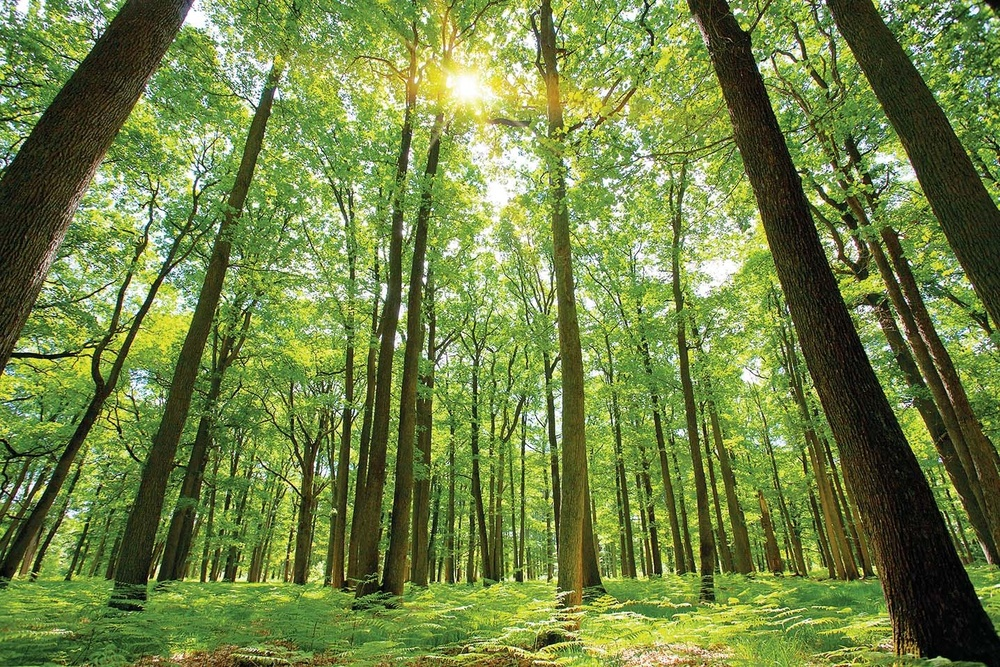
#> input picture 5.1/forest.jpg, 1000 x 667 px, shrunk from 1435 x 957 before the run, found by its file name
$ python image_open.py
#> lines starting #> are read from the running program, lines starting #| are printed output that depends on the picture
from PIL import Image

tolerance = 140

def is_green(r,g,b):
    if 0 <= r <= 25 and 255-tolerance <= g <= 255 and 0 <= b <= 25:
        return True
    else:
        return False

def colour(r,g,b):
    if 255-tolerance <= r <= 255 and 0 <= g <= tolerance and 0 <= b <= tolerance:
        return "red"
    elif 0 <= r <= tolerance and 255-tolerance <= g <= 255 and 0 <= b <= tolerance:
        return "green"
    elif 0 <= r <= tolerance and 0 <= g <= tolerance and 255-tolerance <= b <= 255:
        return "blue"
    elif 255-tolerance <= r <= 255 and 255-tolerance <= g <= 255 and 255-tolerance <= b <= 255:
        return "white"
    elif 0 <= r <= tolerance and 0 <= g <= tolerance and 0 <= b <= tolerance:
        return "black"
    elif 255-tolerance <= r <= 255 and 255-tolerance <= g <= 255 and 0 <= b <= tolerance:
        return "yellow"
    elif 255-tolerance <= r <= 255 and 0 <= g <= tolerance and 255-tolerance <= b <= 255:
        return "magenta"
    elif 0 <= r <= tolerance and  g > 0 and 0 <= b <= tolerance:
        return "dark green"
image_kid = Image.open("./5.1/forest.jpg").load()
image_beach = Image.open("./5.1/mugshot.jpg").load()
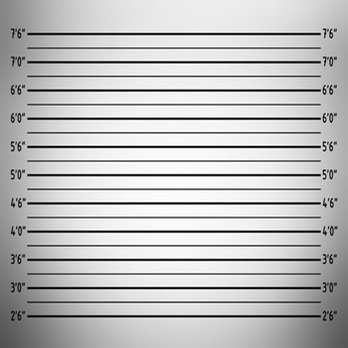
#> input picture 5.1/mugshot.jpg, 348 x 348 px, shrunk from 500 x 500 before the run, found by its file name

image_output = Image.open("./5.1/forest.jpg")
#> image_output is the input picture: PIL image 1000x667 RGB; mean R, G, B 112.5, 131.3, 68.1

width = image_output.width
#> width = 1000
height = image_output.height
#> height = 667


for x in range(width):
    for y in range(height):
        r = image_kid[x,y][0]
        g = image_kid[x,y][1]
        b = image_kid[x,y][2]

        beach_colour = (int(r*2), g, int(b*2))
        if colour(r,g,b) == "green" or colour(r,g,b) == "yellow" or colour(r,g,b) == "dark green" or colour(r,g,b) == "blue":
            beach_colour = (210, int(g*0.8), 210)#image_beach[x,y]
        image_output.putpixel((x,y), beach_colour)
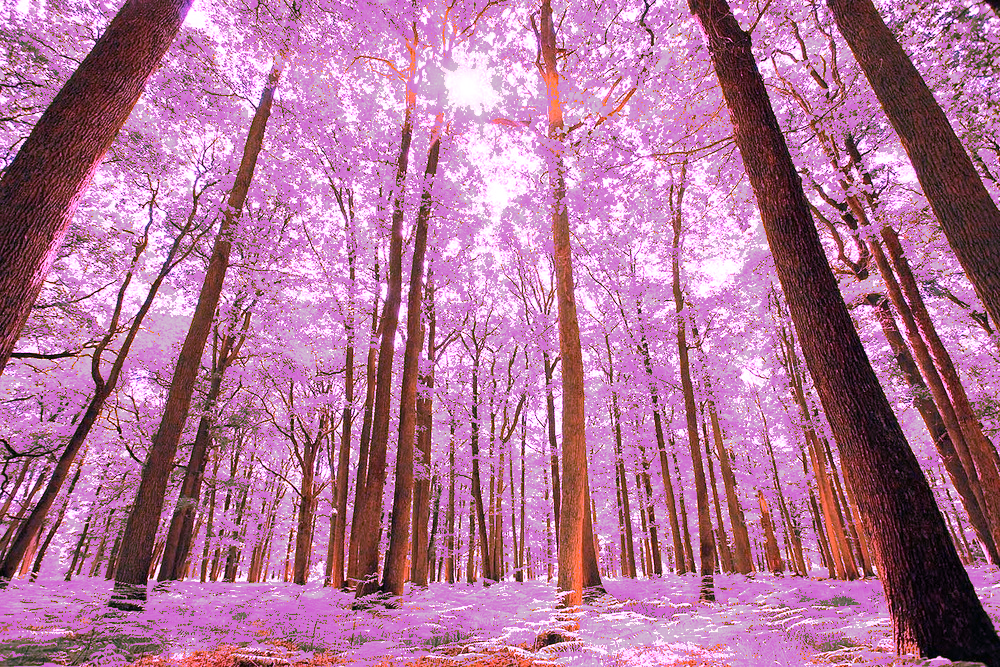
#> image_output: PIL image 1000x667 RGB; mean R, G, B 177.3, 117.2, 153

image_output.show()

#> (the run stopped early here; a loop or call above may not have finished)
